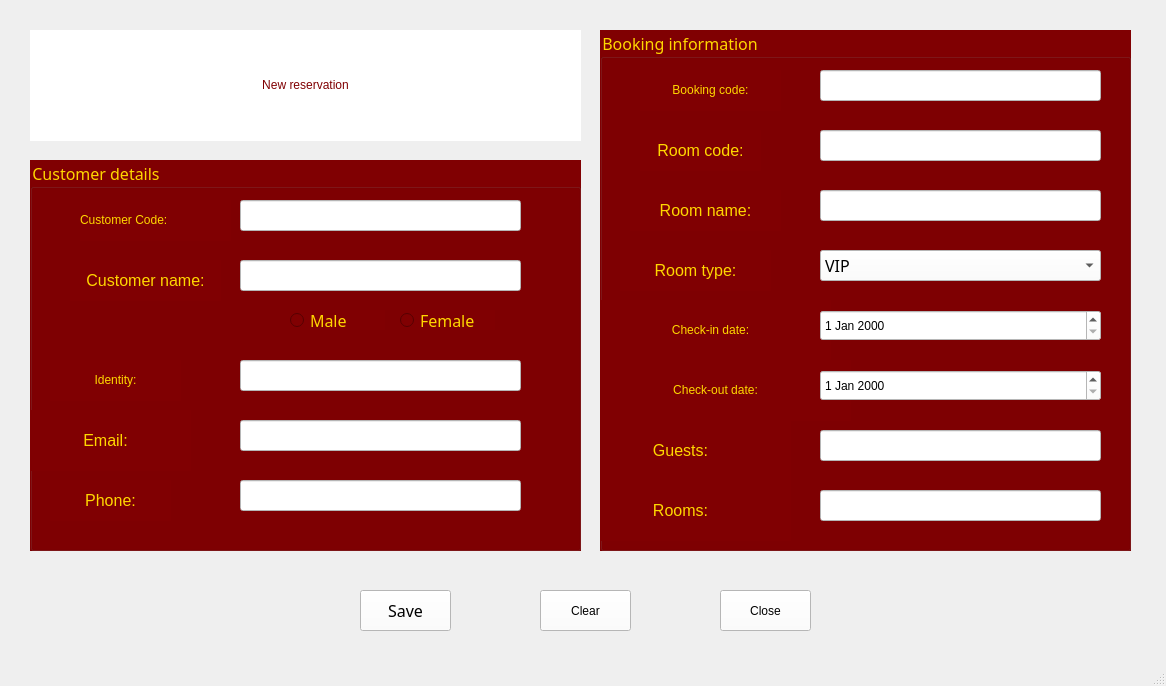
<?xml version="1.0" encoding="UTF-8"?>
<ui version="4.0">
 <class>MainWindow</class>
 <widget class="QMainWindow" name="MainWindow">
  <property name="geometry">
   <rect>
    <x>0</x>
    <y>0</y>
    <width>1166</width>
    <height>686</height>
   </rect>
  </property>
  <property name="font">
   <font>
    <pointsize>20</pointsize>
   </font>
  </property>
  <property name="windowTitle">
   <string>MainWindow</string>
  </property>
  <property name="styleSheet">
   <string notr="true">color:rgb(255, 215, 0)</string>
  </property>
  <widget class="QWidget" name="centralwidget">
   <widget class="QLabel" name="label">
    <property name="geometry">
     <rect>
      <x>30</x>
      <y>30</y>
      <width>551</width>
      <height>111</height>
     </rect>
    </property>
    <property name="styleSheet">
     <string notr="true">font: 75 20pt &quot;#9Slide03 SFU Toledo Bold&quot;;
background-color: rgb(255, 255, 255);</string>
    </property>
    <property name="text">
     <string>&lt;html&gt;&lt;head/&gt;&lt;body&gt;&lt;p align=&quot;center&quot;&gt;&lt;span style=&quot; color:#800002;&quot;&gt;New reservation&lt;/span&gt;&lt;/p&gt;&lt;/body&gt;&lt;/html&gt;</string>
    </property>
   </widget>
   <widget class="QGroupBox" name="groupBox">
    <property name="geometry">
     <rect>
      <x>30</x>
      <y>160</y>
      <width>551</width>
      <height>391</height>
     </rect>
    </property>
    <property name="font">
     <font>
      <family>SFU Toledo</family>
      <pointsize>12</pointsize>
      <weight>7</weight>
      <italic>false</italic>
      <bold>false</bold>
     </font>
    </property>
    <property name="styleSheet">
     <string notr="true">font: 57 12pt &quot;SFU Toledo&quot;;
color: rgb(255, 215, 0);
background-color: rgb(128, 0, 2);
</string>
    </property>
    <property name="title">
     <string>Customer details</string>
    </property>
    <widget class="QLineEdit" name="lineEdit_CusName">
     <property name="geometry">
      <rect>
       <x>210</x>
       <y>100</y>
       <width>281</width>
       <height>31</height>
      </rect>
     </property>
     <property name="contextMenuPolicy">
      <enum>Qt::CustomContextMenu</enum>
     </property>
     <property name="styleSheet">
      <string notr="true">background-color: rgb(255, 255, 255);
color: rgb(0, 0, 0);</string>
     </property>
    </widget>
    <widget class="QLabel" name="label_4">
     <property name="geometry">
      <rect>
       <x>20</x>
       <y>200</y>
       <width>131</width>
       <height>41</height>
      </rect>
     </property>
     <property name="contextMenuPolicy">
      <enum>Qt::CustomContextMenu</enum>
     </property>
     <property name="text">
      <string>&lt;html&gt;&lt;head/&gt;&lt;body&gt;&lt;p align=&quot;center&quot;&gt;Identity:&lt;/p&gt;&lt;/body&gt;&lt;/html&gt;</string>
     </property>
    </widget>
    <widget class="QLabel" name="label_5">
     <property name="geometry">
      <rect>
       <x>-10</x>
       <y>250</y>
       <width>171</width>
       <height>61</height>
      </rect>
     </property>
     <property name="contextMenuPolicy">
      <enum>Qt::CustomContextMenu</enum>
     </property>
     <property name="text">
      <string>&lt;html&gt;&lt;head/&gt;&lt;body&gt;&lt;p align=&quot;center&quot;&gt;&lt;span style=&quot; font-size:12pt;&quot;&gt;Email:&lt;/span&gt;&lt;/p&gt;&lt;/body&gt;&lt;/html&gt;</string>
     </property>
    </widget>
    <widget class="QLabel" name="label_3">
     <property name="geometry">
      <rect>
       <x>40</x>
       <y>100</y>
       <width>151</width>
       <height>41</height>
      </rect>
     </property>
     <property name="contextMenuPolicy">
      <enum>Qt::CustomContextMenu</enum>
     </property>
     <property name="styleSheet">
      <string notr="true">color: rgb(255, 215, 0);</string>
     </property>
     <property name="text">
      <string>&lt;html&gt;&lt;head/&gt;&lt;body&gt;&lt;p align=&quot;center&quot;&gt;&lt;span style=&quot; font-size:12pt;&quot;&gt;Customer name:&lt;/span&gt;&lt;/p&gt;&lt;/body&gt;&lt;/html&gt;</string>
     </property>
    </widget>
    <widget class="QLineEdit" name="lineEdit_Identity">
     <property name="geometry">
      <rect>
       <x>210</x>
       <y>200</y>
       <width>281</width>
       <height>31</height>
      </rect>
     </property>
     <property name="contextMenuPolicy">
      <enum>Qt::CustomContextMenu</enum>
     </property>
     <property name="styleSheet">
      <string notr="true">background-color: rgb(255, 255, 255);
color: rgb(0, 0, 0);</string>
     </property>
    </widget>
    <widget class="QLineEdit" name="lineEdit_Email">
     <property name="geometry">
      <rect>
       <x>210</x>
       <y>260</y>
       <width>281</width>
       <height>31</height>
      </rect>
     </property>
     <property name="contextMenuPolicy">
      <enum>Qt::CustomContextMenu</enum>
     </property>
     <property name="styleSheet">
      <string notr="true">background-color: rgb(255, 255, 255);
color: rgb(0, 0, 0);
</string>
     </property>
    </widget>
    <widget class="QLabel" name="label_2">
     <property name="geometry">
      <rect>
       <x>50</x>
       <y>40</y>
       <width>151</width>
       <height>41</height>
      </rect>
     </property>
     <property name="contextMenuPolicy">
      <enum>Qt::CustomContextMenu</enum>
     </property>
     <property name="text">
      <string>&lt;html&gt;&lt;head/&gt;&lt;body&gt;&lt;p&gt;Customer Code:&lt;/p&gt;&lt;/body&gt;&lt;/html&gt;</string>
     </property>
    </widget>
    <widget class="QLineEdit" name="lineEdit_CusCode">
     <property name="geometry">
      <rect>
       <x>210</x>
       <y>40</y>
       <width>281</width>
       <height>31</height>
      </rect>
     </property>
     <property name="contextMenuPolicy">
      <enum>Qt::CustomContextMenu</enum>
     </property>
     <property name="styleSheet">
      <string notr="true">background-color: rgb(255, 255, 255);
color: rgb(0, 0, 0);</string>
     </property>
    </widget>
    <widget class="QLabel" name="label_20">
     <property name="geometry">
      <rect>
       <x>20</x>
       <y>320</y>
       <width>121</width>
       <height>41</height>
      </rect>
     </property>
     <property name="contextMenuPolicy">
      <enum>Qt::CustomContextMenu</enum>
     </property>
     <property name="text">
      <string>&lt;html&gt;&lt;head/&gt;&lt;body&gt;&lt;p align=&quot;center&quot;&gt;&lt;span style=&quot; font-size:12pt;&quot;&gt;Phone:&lt;/span&gt;&lt;/p&gt;&lt;/body&gt;&lt;/html&gt;</string>
     </property>
    </widget>
    <widget class="QLineEdit" name="lineEdit_Phone">
     <property name="geometry">
      <rect>
       <x>210</x>
       <y>320</y>
       <width>281</width>
       <height>31</height>
      </rect>
     </property>
     <property name="contextMenuPolicy">
      <enum>Qt::CustomContextMenu</enum>
     </property>
     <property name="styleSheet">
      <string notr="true">background-color: rgb(255, 255, 255);
color: rgb(0, 0, 0);</string>
     </property>
    </widget>
    <widget class="QRadioButton" name="radioButtonMale">
     <property name="geometry">
      <rect>
       <x>260</x>
       <y>150</y>
       <width>95</width>
       <height>20</height>
      </rect>
     </property>
     <property name="font">
      <font>
       <family>SFU Toledo</family>
       <pointsize>12</pointsize>
       <weight>7</weight>
       <italic>false</italic>
       <bold>false</bold>
      </font>
     </property>
     <property name="styleSheet">
      <string notr="true">font: 57 12pt &quot;SFU Toledo&quot;;</string>
     </property>
     <property name="text">
      <string>Male</string>
     </property>
    </widget>
    <widget class="QRadioButton" name="radioButtonFemale">
     <property name="geometry">
      <rect>
       <x>370</x>
       <y>150</y>
       <width>95</width>
       <height>20</height>
      </rect>
     </property>
     <property name="font">
      <font>
       <family>SFU Toledo</family>
       <pointsize>12</pointsize>
       <weight>7</weight>
       <italic>false</italic>
       <bold>false</bold>
      </font>
     </property>
     <property name="styleSheet">
      <string notr="true">font: 57 12pt &quot;SFU Toledo&quot;;</string>
     </property>
     <property name="text">
      <string>Female</string>
     </property>
    </widget>
   </widget>
   <widget class="QGroupBox" name="groupBox_2">
    <property name="geometry">
     <rect>
      <x>600</x>
      <y>30</y>
      <width>531</width>
      <height>521</height>
     </rect>
    </property>
    <property name="font">
     <font>
      <family>SFU Toledo</family>
      <pointsize>12</pointsize>
      <weight>7</weight>
      <italic>false</italic>
      <bold>false</bold>
     </font>
    </property>
    <property name="styleSheet">
     <string notr="true">font: 57 12pt &quot;SFU Toledo&quot;;
background-color: rgb(128, 0, 2);
</string>
    </property>
    <property name="title">
     <string>Booking information</string>
    </property>
    <widget class="QComboBox" name="comboBoxType">
     <property name="geometry">
      <rect>
       <x>220</x>
       <y>220</y>
       <width>281</width>
       <height>31</height>
      </rect>
     </property>
     <property name="font">
      <font>
       <family>SFU Toledo</family>
       <pointsize>12</pointsize>
       <weight>7</weight>
       <italic>false</italic>
       <bold>false</bold>
      </font>
     </property>
     <property name="styleSheet">
      <string notr="true">background-color: rgb(255, 255, 255);
color: rgb(0, 0, 0);</string>
     </property>
     <item>
      <property name="text">
       <string>VIP</string>
      </property>
     </item>
     <item>
      <property name="text">
       <string>Regular</string>
      </property>
     </item>
    </widget>
    <widget class="QLabel" name="label_8">
     <property name="geometry">
      <rect>
       <x>-10</x>
       <y>270</y>
       <width>241</width>
       <height>61</height>
      </rect>
     </property>
     <property name="text">
      <string>&lt;html&gt;&lt;head/&gt;&lt;body&gt;&lt;p align=&quot;center&quot;&gt;Check-in date:&lt;/p&gt;&lt;/body&gt;&lt;/html&gt;</string>
     </property>
    </widget>
    <widget class="QLabel" name="label_10">
     <property name="geometry">
      <rect>
       <x>-20</x>
       <y>330</y>
       <width>271</width>
       <height>61</height>
      </rect>
     </property>
     <property name="text">
      <string>&lt;html&gt;&lt;head/&gt;&lt;body&gt;&lt;p align=&quot;center&quot;&gt;Check-out date:&lt;/p&gt;&lt;/body&gt;&lt;/html&gt;</string>
     </property>
    </widget>
    <widget class="QLabel" name="label_6">
     <property name="geometry">
      <rect>
       <x>30</x>
       <y>160</y>
       <width>151</width>
       <height>41</height>
      </rect>
     </property>
     <property name="text">
      <string>&lt;html&gt;&lt;head/&gt;&lt;body&gt;&lt;p align=&quot;center&quot;&gt;&lt;span style=&quot; font-size:12pt;&quot;&gt;Room name:&lt;/span&gt;&lt;/p&gt;&lt;/body&gt;&lt;/html&gt;</string>
     </property>
    </widget>
    <widget class="QLineEdit" name="lineEdit_RoomName">
     <property name="geometry">
      <rect>
       <x>220</x>
       <y>160</y>
       <width>281</width>
       <height>31</height>
      </rect>
     </property>
     <property name="styleSheet">
      <string notr="true">background-color: rgb(255, 255, 255);
color: rgb(0, 0, 0);</string>
     </property>
    </widget>
    <widget class="QLabel" name="label_7">
     <property name="geometry">
      <rect>
       <x>40</x>
       <y>100</y>
       <width>121</width>
       <height>41</height>
      </rect>
     </property>
     <property name="text">
      <string>&lt;html&gt;&lt;head/&gt;&lt;body&gt;&lt;p align=&quot;center&quot;&gt;&lt;span style=&quot; font-size:12pt;&quot;&gt;Room code:&lt;/span&gt;&lt;/p&gt;&lt;/body&gt;&lt;/html&gt;</string>
     </property>
    </widget>
    <widget class="QLabel" name="label_9">
     <property name="geometry">
      <rect>
       <x>20</x>
       <y>220</y>
       <width>151</width>
       <height>41</height>
      </rect>
     </property>
     <property name="text">
      <string>&lt;html&gt;&lt;head/&gt;&lt;body&gt;&lt;p align=&quot;center&quot;&gt;&lt;span style=&quot; font-size:12pt;&quot;&gt;Room type:&lt;/span&gt;&lt;/p&gt;&lt;/body&gt;&lt;/html&gt;</string>
     </property>
    </widget>
    <widget class="QLineEdit" name="lineEdit_RoomCode">
     <property name="geometry">
      <rect>
       <x>220</x>
       <y>100</y>
       <width>281</width>
       <height>31</height>
      </rect>
     </property>
     <property name="styleSheet">
      <string notr="true">background-color: rgb(255, 255, 255);
color: rgb(0, 0, 0);</string>
     </property>
    </widget>
    <widget class="QLabel" name="label_22">
     <property name="geometry">
      <rect>
       <x>-30</x>
       <y>450</y>
       <width>221</width>
       <height>61</height>
      </rect>
     </property>
     <property name="text">
      <string>&lt;html&gt;&lt;head/&gt;&lt;body&gt;&lt;p align=&quot;center&quot;&gt;&lt;span style=&quot; font-size:12pt;&quot;&gt;Rooms:&lt;/span&gt;&lt;/p&gt;&lt;/body&gt;&lt;/html&gt;</string>
     </property>
    </widget>
    <widget class="QLineEdit" name="lineEdit_Rooms">
     <property name="geometry">
      <rect>
       <x>220</x>
       <y>460</y>
       <width>281</width>
       <height>31</height>
      </rect>
     </property>
     <property name="styleSheet">
      <string notr="true">background-color: rgb(255, 255, 255);
color: rgb(0, 0, 0);
</string>
     </property>
    </widget>
    <widget class="QLineEdit" name="lineEdit_Guests">
     <property name="geometry">
      <rect>
       <x>220</x>
       <y>400</y>
       <width>281</width>
       <height>31</height>
      </rect>
     </property>
     <property name="styleSheet">
      <string notr="true">color: rgb(0, 0, 0);
background-color: rgb(255, 255, 255);</string>
     </property>
    </widget>
    <widget class="QLabel" name="label_23">
     <property name="geometry">
      <rect>
       <x>-30</x>
       <y>390</y>
       <width>221</width>
       <height>61</height>
      </rect>
     </property>
     <property name="text">
      <string>&lt;html&gt;&lt;head/&gt;&lt;body&gt;&lt;p align=&quot;center&quot;&gt;&lt;span style=&quot; font-size:12pt;&quot;&gt;Guests:&lt;/span&gt;&lt;/p&gt;&lt;/body&gt;&lt;/html&gt;</string>
     </property>
    </widget>
    <widget class="QLabel" name="label_19">
     <property name="geometry">
      <rect>
       <x>40</x>
       <y>40</y>
       <width>141</width>
       <height>41</height>
      </rect>
     </property>
     <property name="text">
      <string>&lt;html&gt;&lt;head/&gt;&lt;body&gt;&lt;p align=&quot;center&quot;&gt;Booking code:&lt;/p&gt;&lt;/body&gt;&lt;/html&gt;</string>
     </property>
    </widget>
    <widget class="QLineEdit" name="lineEdit_BookingCode">
     <property name="geometry">
      <rect>
       <x>220</x>
       <y>40</y>
       <width>281</width>
       <height>31</height>
      </rect>
     </property>
     <property name="styleSheet">
      <string notr="true">background-color: rgb(255, 255, 255);
color: rgb(0, 0, 0);</string>
     </property>
    </widget>
    <widget class="QDateEdit" name="CheckIn">
     <property name="geometry">
      <rect>
       <x>220</x>
       <y>280</y>
       <width>281</width>
       <height>31</height>
      </rect>
     </property>
     <property name="styleSheet">
      <string notr="true">background-color: rgb(255, 255, 255);
color: rgb(0, 0, 0);</string>
     </property>
    </widget>
    <widget class="QDateEdit" name="CheckOut">
     <property name="geometry">
      <rect>
       <x>220</x>
       <y>340</y>
       <width>281</width>
       <height>31</height>
      </rect>
     </property>
     <property name="styleSheet">
      <string notr="true">background-color: rgb(255, 255, 255);
color: rgb(0, 0, 0);</string>
     </property>
    </widget>
   </widget>
   <widget class="QPushButton" name="pushButton_Save">
    <property name="geometry">
     <rect>
      <x>360</x>
      <y>590</y>
      <width>91</width>
      <height>41</height>
     </rect>
    </property>
    <property name="font">
     <font>
      <family>SFU Toledo</family>
      <pointsize>12</pointsize>
      <weight>7</weight>
      <italic>false</italic>
      <bold>false</bold>
     </font>
    </property>
    <property name="styleSheet">
     <string notr="true">background-color: rgb(255, 255, 255);
font: 57 12pt &quot;SFU Toledo&quot;;
color: rgb(0, 0, 0);</string>
    </property>
    <property name="text">
     <string>Save</string>
    </property>
   </widget>
   <widget class="QPushButton" name="pushButton_Close">
    <property name="geometry">
     <rect>
      <x>720</x>
      <y>590</y>
      <width>91</width>
      <height>41</height>
     </rect>
    </property>
    <property name="whatsThis">
     <string>&lt;html&gt;&lt;head/&gt;&lt;body&gt;&lt;p&gt;&lt;span style=&quot; font-size:12pt;&quot;&gt;Remove&lt;/span&gt;&lt;/p&gt;&lt;p&gt;&lt;br/&gt;&lt;/p&gt;&lt;/body&gt;&lt;/html&gt;</string>
    </property>
    <property name="styleSheet">
     <string notr="true">background-color: rgb(255, 255, 255);
font: 57 12pt &quot;SFU Toledo&quot;;
color: rgb(0, 0, 0);
</string>
    </property>
    <property name="text">
     <string>Close</string>
    </property>
   </widget>
   <widget class="QPushButton" name="pushButton_Clear">
    <property name="geometry">
     <rect>
      <x>540</x>
      <y>590</y>
      <width>91</width>
      <height>41</height>
     </rect>
    </property>
    <property name="whatsThis">
     <string>&lt;html&gt;&lt;head/&gt;&lt;body&gt;&lt;p&gt;&lt;span style=&quot; font-size:12pt;&quot;&gt;Remove&lt;/span&gt;&lt;/p&gt;&lt;p&gt;&lt;br/&gt;&lt;/p&gt;&lt;/body&gt;&lt;/html&gt;</string>
    </property>
    <property name="styleSheet">
     <string notr="true">background-color: rgb(255, 255, 255);
font: 57 12pt &quot;SFU Toledo&quot;;
color: rgb(0, 0, 0);
</string>
    </property>
    <property name="text">
     <string>Clear</string>
    </property>
   </widget>
  </widget>
  <widget class="QMenuBar" name="menubar">
   <property name="geometry">
    <rect>
     <x>0</x>
     <y>0</y>
     <width>1166</width>
     <height>26</height>
    </rect>
   </property>
  </widget>
  <widget class="QStatusBar" name="statusbar"/>
 </widget>
 <resources/>
 <connections/>
</ui>
